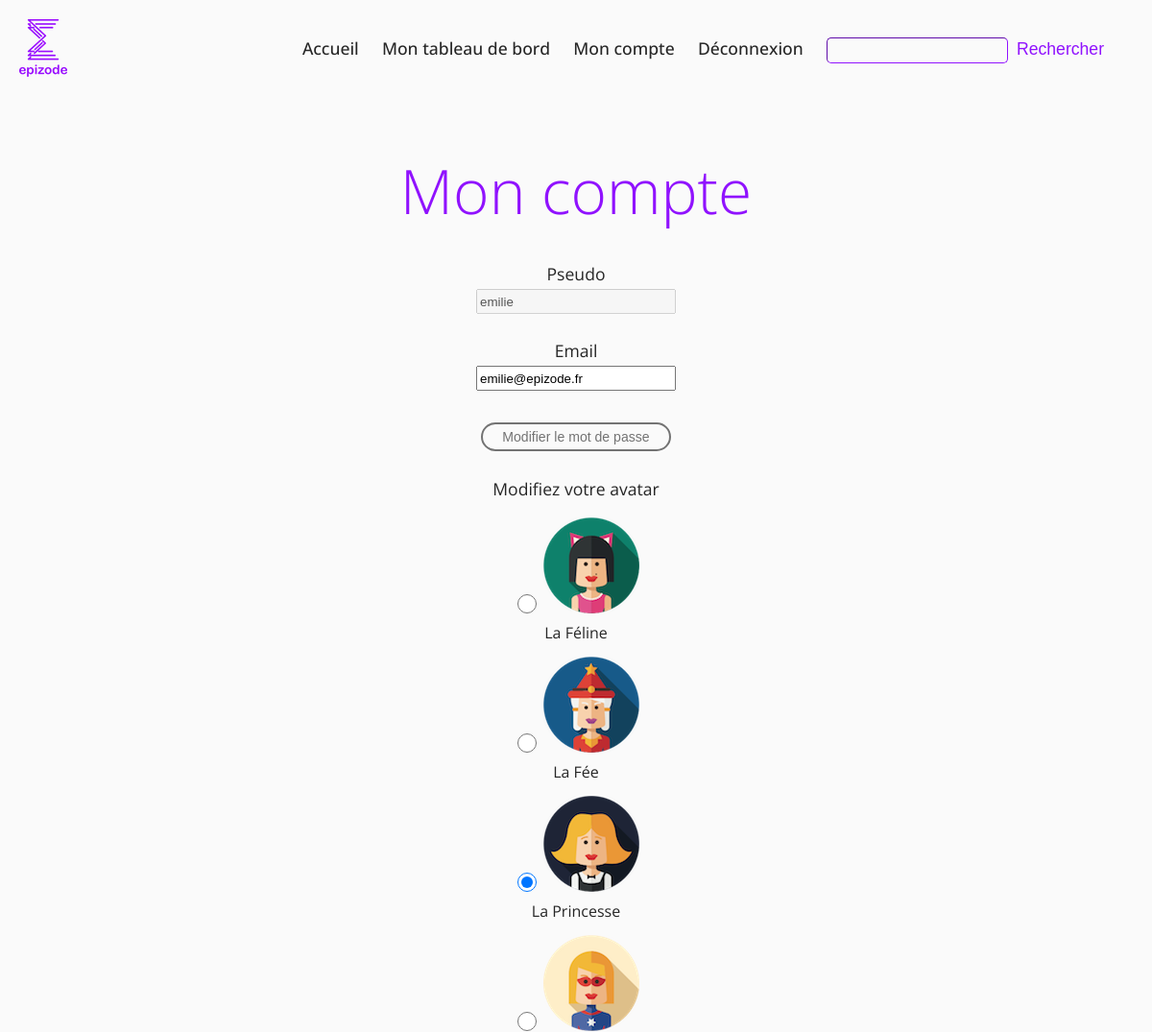
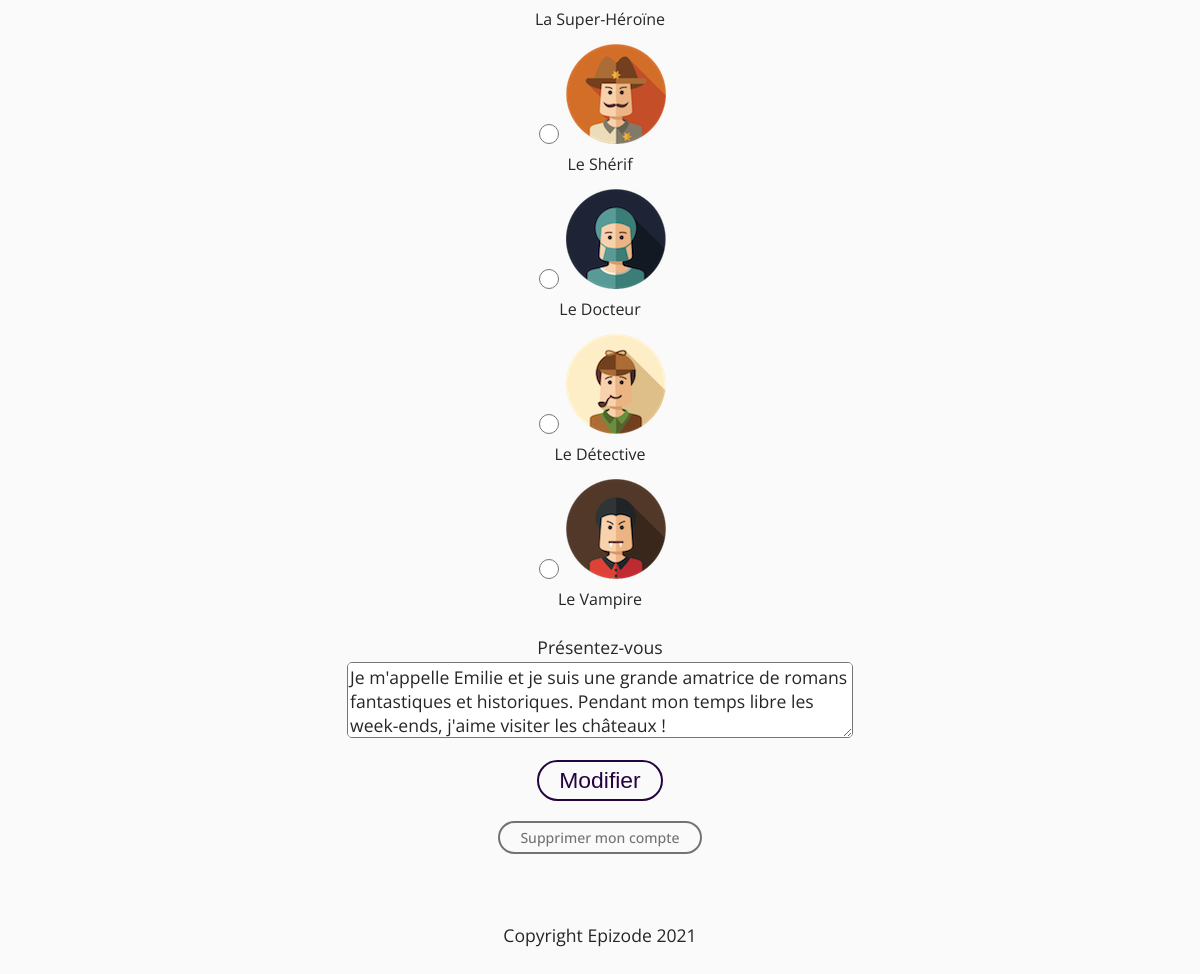
Page /index.php?action=account (signed in) on the committed database (2 pictures, top to bottom).
### tables this page shows
CREATE TABLE `members` (
  `id` int(11) NOT NULL,
  `pseudo` varchar(255) NOT NULL,
  `email` varchar(255) NOT NULL,
  `password` varchar(255) NOT NULL,
  `type` enum('admin','publisher','user') NOT NULL DEFAULT 'user',
  `date_subscription` datetime NOT NULL DEFAULT CURRENT_TIMESTAMP,
  `description` longtext,
  `coins_number` int(11) DEFAULT NULL,
  `gender` enum('male','female') DEFAULT NULL,
  `surname` varchar(45) DEFAULT NULL,
  `name` varchar(45) DEFAULT NULL,
  `company_name` varchar(200) DEFAULT NULL,
  `address` longtext,
  `zipcode` varchar(20) DEFAULT NULL,
  `city` varchar(45) DEFAULT NULL,
  `country` varchar(45) DEFAULT NULL,
  `birthdate` datetime DEFAULT NULL,
  `id_avatar` int(11) DEFAULT '1',
  `id_logo` int(11) DEFAULT '9',
  `confirmation` enum('waiting','confirmed') NOT NULL DEFAULT 'confirmed',
  `token` varchar(255) DEFAULT NULL
);

CREATE TABLE `images` (
  `id` int(11) NOT NULL,
  `name` varchar(45) NOT NULL,
  `type` enum('avatar','publisher','cover','admin') NOT NULL,
  `alt` varchar(200) NOT NULL,
  `url` varchar(200) NOT NULL
);

### src/Controller/MembersController.php (called while the page is built, shortened)
<?php
require_once('src/Model/MembersManager.php');
class MembersController {
	public function displayAccount()
	{
		$membersManager = new MembersManager();
		$userProfile = $membersManager->getMemberProfileData($_SESSION['idmember']);
		require('./src/View/backend/displayAccountView.php');
	}
}

### src/Model/MembersManager.php (called while the page is built, shortened)
<?php
class MembersManager extends Manager
{
	public function getMemberProfileData($idmember)
	{
		$db = $this->dbConnect();
		$req = $db->prepare('SELECT m.gender AS "gender", m.pseudo AS "pseudo", m.password AS "password", l.name AS "name", m.company_name AS "company", m.email AS "email", m.surname AS "surname", l.name AS "name", m.address AS "address", m.zipcode AS "zipcode", m.city AS "city", m.country AS "country", m.birthdate AS "birthdate", ia.url AS "avatar", ia.name AS "nameAvatar", ia.alt AS "altavatar", il.url AS "logo", il.alt AS "altlogo", m.id_logo AS "idlogo", m.description AS "description", m.type AS "type", m.token AS "token" FROM members m LEFT JOIN avatars a ON a.id = m.id_avatar LEFT JOIN images ia ON ia.id = a.id_avatar LEFT JOIN logos l ON l.id = m.id_logo LEFT JOIN images il ON il.id = l.id_logo WHERE m.id = ?');
		$req->execute(array($idmember));
	    $userProfile = $req->fetch();
	    return $userProfile;
	}
}

### src/View/backend/displayAccountView.php (the view, shortened to what this page needs)
<section id="account" class="seriesContent form">
    <h1>Mon compte</h1>
    <form class="form-fields" action="index.php?action=updateAccount_post" method="post" enctype="multipart/form-data">
        <p>
            <label for="pseudo">Pseudo</label><br />
            <input type="text" id="pseudo" name="pseudo" value="<?php echo $userProfile['pseudo']; ?>" disabled>
        </p>
        <p>
            <label for="email">Email</label><br />
            <input type="text" id="email" name="email" required value="<?php echo $userProfile['email']; ?>">
        </p>
        <p><button class="btn btn-grey" type="button" id="triggerButton">Modifier le mot de passe</button></p>
        <?php
        if($userProfile['type'] == "user")
        {
        ?>
            <p>Modifiez votre avatar</p>
                <div class="account-avatar">
                    <input class="avatar" type="radio" id="avatar_cat" name="avatar" value="avatar_cat" <?php if($userProfile['nameAvatar'] == "avatar_cat"){?> checked="checked" <?php } ?>>
                    <img src="./public/images/avatar_cat.png" alt="Avatar Féline">
                    <br/>
                    <label for="avatar_cat">La Féline</label>
                </div>
                <div class="account-avatar">
                    <input class="avatar" type="radio" id="avatar_fairy" name="avatar" value="avatar_fairy" <?php if($userProfile['nameAvatar'] == "avatar_fairy"){?> checked <?php } ?>>
                    <img src="./public/images/avatar_fairy.png" alt="Avatar Fée">
                    <br/>
                    <label for="avatar_fairy">La Fée</label>
                </div>
                <div class="account-avatar">
                    <input class="avatar" type="radio" id="avatar_princess" name="avatar" value="avatar_princess" <?php if($userProfile['nameAvatar'] == "avatar_princess"){?> checked <?php } ?>>
                    <img src="./public/images/avatar_princess.png" alt="Avatar Princesse">
                    <br/>
                    <label for="avatar_princess">La Princesse</label>
                </div>
                <div class="account-avatar">
                    <input class="avatar" type="radio" id="avatar_superwoman" name="avatar" value="avatar_superwoman" <?php if($userProfile['nameAvatar'] == "avatar_superwoman"){?> checked <?php } ?>>
                    <img src="./public/images/avatar_superwoman.png" alt="Avatar Super-Héroïne">
                    <br/>
                    <label for="avatar_superwoman">La Super-Héroïne</label>
                </div>
                <div class="account-avatar">
                    <input class="avatar" type="radio" id="avatar_cheriff" name="avatar" value="avatar_cheriff" <?php if($userProfile['nameAvatar'] == "avatar_cheriff"){?> checked <?php } ?>>
                    <img src="./public/images/avatar_cheriff.png" alt="Avatar Shérif">
                    <br/>
                    <label for="avatar_cheriff">Le Shérif</label>
                </div>
                <div class="account-avatar">
                    <input class="avatar" type="radio" id="avatar_doctor" name="avatar" value="avatar_doctor" <?php if($userProfile['nameAvatar'] == "avatar_doctor"){?> checked <?php } ?>>
                    <img src="./public/images/avatar_doctor.png" alt="Avatar Docteur">
                    <br/>
                    <label for="avatar_doctor">Le Docteur</label>
                </div>
                <div class="account-avatar">
                    <input class="avatar" type="radio" id="avatar_sherlock" name="avatar" value="avatar_sherlock" <?php if($userProfile['nameAvatar'] == "avatar_sherlock"){?> checked <?php } ?>>
                    <img src="./public/images/avatar_sherlock.png" alt="Avatar Détective">
                    <br/>
                    <label for="avatar_sherlock">Le Détective</label>
                </div>
                <div class="account-avatar">
                    <input class="avatar" type="radio" id="avatar_vampire" name="avatar" value="avatar_vampire" <?php if($userProfile['nameAvatar'] == "avatar_vampire"){?> checked <?php } ?>>
                    <img src="./public/images/avatar_vampire.png" alt="Avatar Vampire">
                    <br/>
                    <label for="avatar_vampire">Le Vampire</label>
                </div>
        <?php
        }
        ?>
        <p>
            <label for="description">Présentez-vous</label></br>
            <textarea id="description" name="description" minlength="1" maxlength="100"><?php if(isset($_SESSION['tempDescription'])){echo $_SESSION['tempDescription'];}elseif(isset($userProfile['description'])){ echo $userProfile['description'];} ?></textarea>
        </p>
        <p>
            <input class="btn btn-purple" type="submit" value="Modifier">
        </p>
    </form>
    <p class="delete center"><a class="btn btn-grey" href="index.php?action=deleteAccount">Supprimer mon compte</a></p>
</section>
<?php $body_content = ob_get_clean();
require('./src/View/template.php');
?>

### public/css/style.css (style rules this page uses)
.no, .center { text-align: center; }
body { margin: 0; padding: 0; color: #262626; background-color: #FAFAFA; font-family: "Open Sans", sans-serif; }
section { padding: 20px 60px; margin: 20px 0px; }
h1 { font-family: "Open Sans", sans-serif; color: #9012FE; font-size: 4em; font-weight: 300; padding: 10px 0px; text-align: center; }
p { font-size: 1.1em; font-weight: 400; }
a { color: #240440; text-decoration: none; font-weight: 500; }
.btn, .cta { border: 2px #9012FE solid; border-radius: 50px; padding: 5px 20px; background-color: transparent; color: #9012FE; font-size: 1.3em; font-weight: 500; }
.btn-purple, .cta-purple { color: #240440; border-color: #240440; }
.btn-grey, .cta-grey { color: #737373; border-color: #737373; font-size: 0.8em; margin: 10px; }
.form h1 { margin-top: 0; margin-bottom: 10px; }
.form .form-fields { text-align: center; }
.form .form-fields label { line-height: 30px; }
.form .form-fields input { width: 200px; height: 20px; margin-bottom: 5px; outline: none; }
.form .form-fields .btn-purple { width: auto; height: auto; }
#account textarea { width: 500px; height: 70px; font-family: "Open Sans", sans-serif; font-size: 1em; font-weight: 400; color: #262626; outline: none; border-radius: 5px; }
#account .account-avatar { margin-bottom: 10px; }
#account .account-avatar .avatar { width: 20px; }

### rows in the picture
members: pseudo "emilie", email "emilie@epizode.fr", description "Je m'appelle Emilie et je suis une grande amatrice de romans fantastiques et historiques. Pendant mon temps libre les week-ends, j'aime visiter les châteaux !"
images: name "☐ La Féline", name "☐ La Fée", name "☑ La Princesse", name "☐ La Super-Héroïne", name "☐ Le Shérif", name "☐ Le Docteur", name "☐ Le Détective", name "☐ Le Vampire"
